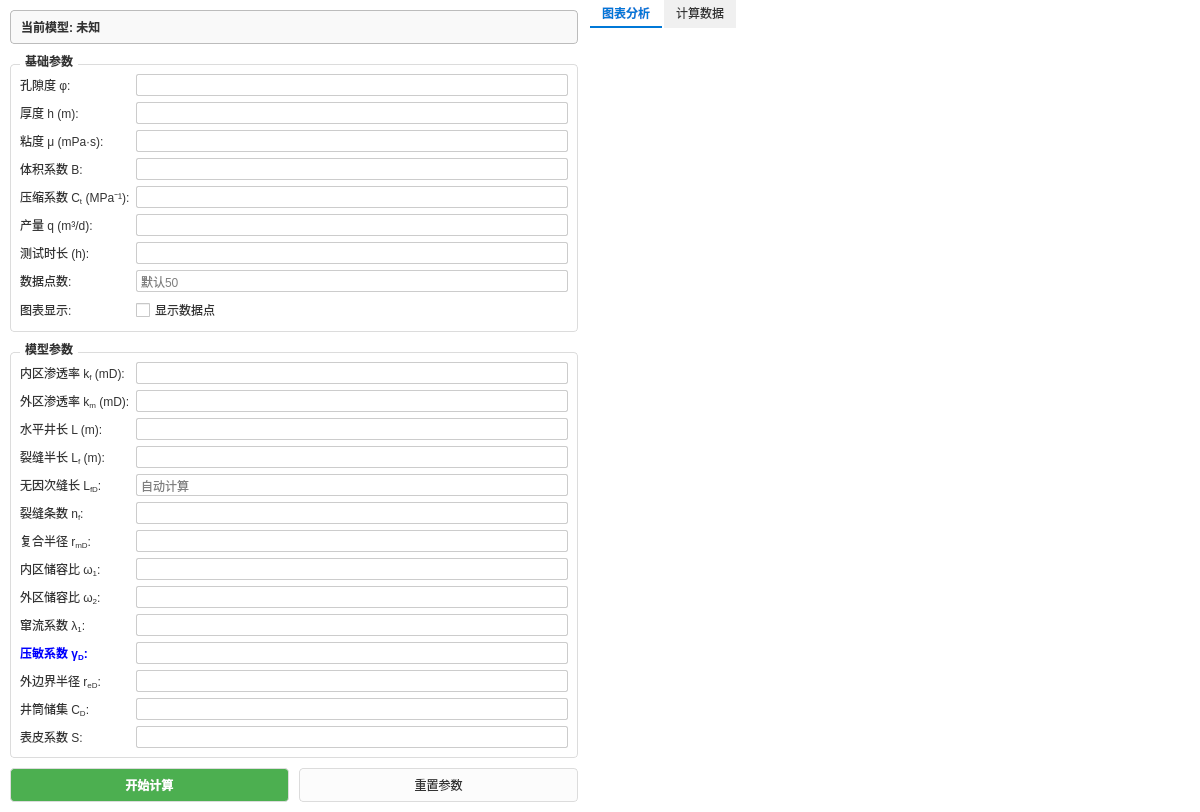
<?xml version="1.0" encoding="UTF-8"?>
<ui version="4.0">
 <class>WT_ModelWidget</class>
 <widget class="QWidget" name="WT_ModelWidget">
  <property name="geometry">
   <rect>
    <x>0</x>
    <y>0</y>
    <width>1200</width>
    <height>800</height>
   </rect>
  </property>
  <property name="windowTitle">
   <string>压裂水平井复合模型</string>
  </property>
  <property name="styleSheet">
   <string notr="true">/* 全局设置：白底黑字 */
QWidget {
        color: #333333;
        background-color: white;
        font-family: &quot;Microsoft YaHei&quot;;
        font-size: 9pt;
}

/* 确保消息框和弹窗字体为黑色 */
QMessageBox {
    background-color: white;
    color: black;
}
QMessageBox QLabel {
    color: black;
}

/* 分裂器手柄完全透明，去除竖线 */
QSplitter::handle {
        background-color: transparent;
}

/* 分组框样式 */
QGroupBox {
        font-weight: bold;
        border: 1px solid #dcdcdc;
        border-radius: 4px;
        margin-top: 10px;
}
QGroupBox::title {
        subcontrol-origin: margin;
        subcontrol-position: top left;
        left: 10px;
        padding: 0 3px;
        color: #333333;
}

/* 输入框样式 */
QLineEdit, QTextEdit {
        background-color: white;
        color: black;
        border: 1px solid #cccccc;
        border-radius: 2px;
        padding: 2px;
        selection-background-color: #0078d7;
}

/* 下拉框样式 - 确保弹出列表文字为黑色 */
QComboBox {
        background-color: white;
        color: black;
        border: 1px solid #cccccc;
        border-radius: 2px;
        padding: 2px;
}
QComboBox QAbstractItemView {
    background-color: white;
    color: black;
    selection-background-color: #0078d7;
    selection-color: white;
}

/* 按钮通用样式 */
QPushButton {
        border: 1px solid #dcdcdc;
        border-radius: 4px;
        background-color: #fcfcfc;
        color: #333333;
        padding: 6px 12px;
        min-height: 20px;
}
QPushButton:hover {
        background-color: #f0f0f0;
        border-color: #0078d7;
        color: #0078d7;
}
QPushButton:pressed {
        background-color: #e0e0e0;
        border-color: #005a9e;
}

/* 模型选择按钮特殊样式 */
QPushButton#btnSelectModel {
        text-align: left;
        font-weight: bold;
        padding-left: 10px;
        background-color: #f9f9f9;
        border: 1px solid #bcbcbc;
}

/* 标签样式 */
QLabel {
        color: #333333;
}
</string>
  </property>
  <layout class="QHBoxLayout" name="horizontalLayout">
   <property name="spacing">
    <number>0</number>
   </property>
   <property name="leftMargin">
    <number>0</number>
   </property>
   <property name="topMargin">
    <number>0</number>
   </property>
   <property name="rightMargin">
    <number>0</number>
   </property>
   <property name="bottomMargin">
    <number>0</number>
   </property>
   <item>
    <widget class="QSplitter" name="splitter">
     <property name="orientation">
      <enum>Qt::Horizontal</enum>
     </property>
     <property name="handleWidth">
      <number>2</number>
     </property>
     <widget class="QWidget" name="leftPanel" native="true">
      <property name="minimumSize">
       <size>
        <width>240</width>
        <height>0</height>
       </size>
      </property>
      <property name="styleSheet">
       <string notr="true">QWidget#leftPanel {
        background-color: white;
        border: none;
}</string>
      </property>
      <layout class="QVBoxLayout" name="verticalLayout">
       <property name="spacing">
        <number>10</number>
       </property>
       <property name="leftMargin">
        <number>10</number>
       </property>
       <property name="topMargin">
        <number>10</number>
       </property>
       <property name="rightMargin">
        <number>10</number>
       </property>
       <property name="bottomMargin">
        <number>10</number>
       </property>
       <item>
        <widget class="QPushButton" name="btnSelectModel">
         <property name="minimumSize">
          <size>
           <width>0</width>
           <height>35</height>
          </size>
         </property>
         <property name="text">
          <string>当前模型: 未知</string>
         </property>
        </widget>
       </item>
       <item>
        <widget class="QGroupBox" name="basicParamGroup">
         <property name="title">
          <string>基础参数</string>
         </property>
         <layout class="QFormLayout" name="formLayout_Base">
          <item row="0" column="0">
           <widget class="QLabel" name="label_phi">
            <property name="text">
             <string>&lt;html&gt;&lt;head/&gt;&lt;body&gt;&lt;p&gt;孔隙度 φ:&lt;/p&gt;&lt;/body&gt;&lt;/html&gt;</string>
            </property>
           </widget>
          </item>
          <item row="0" column="1">
           <widget class="QLineEdit" name="phiEdit"/>
          </item>
          <item row="1" column="0">
           <widget class="QLabel" name="label_h">
            <property name="text">
             <string>厚度 h (m):</string>
            </property>
           </widget>
          </item>
          <item row="1" column="1">
           <widget class="QLineEdit" name="hEdit"/>
          </item>
          <item row="2" column="0">
           <widget class="QLabel" name="label_mu">
            <property name="text">
             <string>粘度 μ (mPa·s):</string>
            </property>
           </widget>
          </item>
          <item row="2" column="1">
           <widget class="QLineEdit" name="muEdit"/>
          </item>
          <item row="3" column="0">
           <widget class="QLabel" name="label_B">
            <property name="text">
             <string>体积系数 B:</string>
            </property>
           </widget>
          </item>
          <item row="3" column="1">
           <widget class="QLineEdit" name="BEdit"/>
          </item>
          <item row="4" column="0">
           <widget class="QLabel" name="label_Ct">
            <property name="text">
             <string>&lt;html&gt;&lt;head/&gt;&lt;body&gt;&lt;p&gt;压缩系数 C&lt;sub&gt;t&lt;/sub&gt; (MPa⁻¹):&lt;/p&gt;&lt;/body&gt;&lt;/html&gt;</string>
            </property>
           </widget>
          </item>
          <item row="4" column="1">
           <widget class="QLineEdit" name="CtEdit"/>
          </item>
          <item row="5" column="0">
           <widget class="QLabel" name="label_q">
            <property name="text">
             <string>产量 q (m³/d):</string>
            </property>
           </widget>
          </item>
          <item row="5" column="1">
           <widget class="QLineEdit" name="qEdit"/>
          </item>
          <item row="6" column="0">
           <widget class="QLabel" name="label_t">
            <property name="text">
             <string>测试时长 (h):</string>
            </property>
           </widget>
          </item>
          <item row="6" column="1">
           <widget class="QLineEdit" name="tEdit"/>
          </item>
          <item row="7" column="0">
           <widget class="QLabel" name="label_points">
            <property name="text">
             <string>数据点数:</string>
            </property>
           </widget>
          </item>
          <item row="7" column="1">
           <widget class="QLineEdit" name="pointsEdit">
            <property name="placeholderText">
             <string>默认50</string>
            </property>
           </widget>
          </item>
          <item row="8" column="0">
           <widget class="QLabel" name="label_showPoints">
            <property name="text">
             <string>图表显示:</string>
            </property>
           </widget>
          </item>
          <item row="8" column="1">
           <widget class="QCheckBox" name="checkShowPoints">
            <property name="text">
             <string>显示数据点</string>
            </property>
           </widget>
          </item>
         </layout>
        </widget>
       </item>
       <item>
        <widget class="QGroupBox" name="modelParamGroup">
         <property name="title">
          <string>模型参数</string>
         </property>
         <layout class="QFormLayout" name="formLayout_Model">
          <item row="0" column="0">
           <widget class="QLabel" name="label_kf">
            <property name="text">
             <string>&lt;html&gt;&lt;head/&gt;&lt;body&gt;&lt;p&gt;内区渗透率 k&lt;sub&gt;f&lt;/sub&gt; (mD):&lt;/p&gt;&lt;/body&gt;&lt;/html&gt;</string>
            </property>
           </widget>
          </item>
          <item row="0" column="1">
           <widget class="QLineEdit" name="kfEdit"/>
          </item>
          <item row="1" column="0">
           <widget class="QLabel" name="label_km">
            <property name="text">
             <string>&lt;html&gt;&lt;head/&gt;&lt;body&gt;&lt;p&gt;外区渗透率 k&lt;sub&gt;m&lt;/sub&gt; (mD):&lt;/p&gt;&lt;/body&gt;&lt;/html&gt;</string>
            </property>
           </widget>
          </item>
          <item row="1" column="1">
           <widget class="QLineEdit" name="kmEdit"/>
          </item>
          <item row="2" column="0">
           <widget class="QLabel" name="label_L">
            <property name="text">
             <string>水平井长 L (m):</string>
            </property>
           </widget>
          </item>
          <item row="2" column="1">
           <widget class="QLineEdit" name="LEdit"/>
          </item>
          <item row="3" column="0">
           <widget class="QLabel" name="label_Lf">
            <property name="text">
             <string>&lt;html&gt;&lt;head/&gt;&lt;body&gt;&lt;p&gt;裂缝半长 L&lt;sub&gt;f&lt;/sub&gt; (m):&lt;/p&gt;&lt;/body&gt;&lt;/html&gt;</string>
            </property>
           </widget>
          </item>
          <item row="3" column="1">
           <widget class="QLineEdit" name="LfEdit"/>
          </item>
          <item row="4" column="0">
           <widget class="QLabel" name="label_LfD">
            <property name="text">
             <string>&lt;html&gt;&lt;head/&gt;&lt;body&gt;&lt;p&gt;无因次缝长 L&lt;sub&gt;fD&lt;/sub&gt;:&lt;/p&gt;&lt;/body&gt;&lt;/html&gt;</string>
            </property>
           </widget>
          </item>
          <item row="4" column="1">
           <widget class="QLineEdit" name="LfDEdit">
            <property name="readOnly">
             <bool>true</bool>
            </property>
            <property name="placeholderText">
             <string>自动计算</string>
            </property>
           </widget>
          </item>
          <item row="5" column="0">
           <widget class="QLabel" name="label_nf">
            <property name="text">
             <string>&lt;html&gt;&lt;head/&gt;&lt;body&gt;&lt;p&gt;裂缝条数 n&lt;sub&gt;f&lt;/sub&gt;:&lt;/p&gt;&lt;/body&gt;&lt;/html&gt;</string>
            </property>
           </widget>
          </item>
          <item row="5" column="1">
           <widget class="QLineEdit" name="nfEdit"/>
          </item>
          <item row="6" column="0">
           <widget class="QLabel" name="label_rmD">
            <property name="text">
             <string>&lt;html&gt;&lt;head/&gt;&lt;body&gt;&lt;p&gt;复合半径 r&lt;sub&gt;mD&lt;/sub&gt;:&lt;/p&gt;&lt;/body&gt;&lt;/html&gt;</string>
            </property>
           </widget>
          </item>
          <item row="6" column="1">
           <widget class="QLineEdit" name="rmDEdit"/>
          </item>
          <item row="7" column="0">
           <widget class="QLabel" name="label_omga1">
            <property name="text">
             <string>&lt;html&gt;&lt;head/&gt;&lt;body&gt;&lt;p&gt;内区储容比 ω&lt;sub&gt;1&lt;/sub&gt;:&lt;/p&gt;&lt;/body&gt;&lt;/html&gt;</string>
            </property>
           </widget>
          </item>
          <item row="7" column="1">
           <widget class="QLineEdit" name="omga1Edit"/>
          </item>
          <item row="8" column="0">
           <widget class="QLabel" name="label_omga2">
            <property name="text">
             <string>&lt;html&gt;&lt;head/&gt;&lt;body&gt;&lt;p&gt;外区储容比 ω&lt;sub&gt;2&lt;/sub&gt;:&lt;/p&gt;&lt;/body&gt;&lt;/html&gt;</string>
            </property>
           </widget>
          </item>
          <item row="8" column="1">
           <widget class="QLineEdit" name="omga2Edit"/>
          </item>
          <item row="9" column="0">
           <widget class="QLabel" name="label_remda1">
            <property name="text">
             <string>&lt;html&gt;&lt;head/&gt;&lt;body&gt;&lt;p&gt;窜流系数 λ&lt;sub&gt;1&lt;/sub&gt;:&lt;/p&gt;&lt;/body&gt;&lt;/html&gt;</string>
            </property>
           </widget>
          </item>
          <item row="9" column="1">
           <widget class="QLineEdit" name="remda1Edit"/>
          </item>
          <item row="10" column="0">
           <widget class="QLabel" name="label_gamaD">
            <property name="styleSheet">
             <string notr="true">color: blue; font-weight: bold;</string>
            </property>
            <property name="text">
             <string>&lt;html&gt;&lt;head/&gt;&lt;body&gt;&lt;p&gt;压敏系数 γ&lt;sub&gt;D&lt;/sub&gt;:&lt;/p&gt;&lt;/body&gt;&lt;/html&gt;</string>
            </property>
            <property name="toolTip">
             <string>渗透率模量</string>
            </property>
           </widget>
          </item>
          <item row="10" column="1">
           <widget class="QLineEdit" name="gamaDEdit"/>
          </item>
          <item row="11" column="0">
           <widget class="QLabel" name="label_reD">
            <property name="text">
             <string>&lt;html&gt;&lt;head/&gt;&lt;body&gt;&lt;p&gt;外边界半径 r&lt;sub&gt;eD&lt;/sub&gt;:&lt;/p&gt;&lt;/body&gt;&lt;/html&gt;</string>
            </property>
           </widget>
          </item>
          <item row="11" column="1">
           <widget class="QLineEdit" name="reDEdit"/>
          </item>
          <item row="12" column="0">
           <widget class="QLabel" name="label_cD">
            <property name="text">
             <string>&lt;html&gt;&lt;head/&gt;&lt;body&gt;&lt;p&gt;井筒储集 C&lt;sub&gt;D&lt;/sub&gt;:&lt;/p&gt;&lt;/body&gt;&lt;/html&gt;</string>
            </property>
           </widget>
          </item>
          <item row="12" column="1">
           <widget class="QLineEdit" name="cDEdit"/>
          </item>
          <item row="13" column="0">
           <widget class="QLabel" name="label_s">
            <property name="text">
             <string>表皮系数 S:</string>
            </property>
           </widget>
          </item>
          <item row="13" column="1">
           <widget class="QLineEdit" name="sEdit"/>
          </item>
         </layout>
        </widget>
       </item>
       <item>
        <spacer name="verticalSpacer">
         <property name="orientation">
          <enum>Qt::Vertical</enum>
         </property>
         <property name="sizeHint" stdset="0">
          <size>
           <width>20</width>
           <height>40</height>
          </size>
         </property>
        </spacer>
       </item>
       <item>
        <layout class="QHBoxLayout" name="horizontalLayout_Btns">
         <property name="spacing">
          <number>10</number>
         </property>
         <item>
          <widget class="QPushButton" name="calculateButton">
           <property name="styleSheet">
            <string notr="true">background-color: #4CAF50; color: white; font-weight: bold; padding: 6px;</string>
           </property>
           <property name="text">
            <string>开始计算</string>
           </property>
          </widget>
         </item>
         <item>
          <widget class="QPushButton" name="resetButton">
           <property name="text">
            <string>重置参数</string>
           </property>
          </widget>
         </item>
        </layout>
       </item>
      </layout>
     </widget>
     <widget class="QWidget" name="rightPanel" native="true">
      <property name="styleSheet">
       <string notr="true">QWidget#rightPanel {
        background-color: white;
        border: none;
}</string>
      </property>
      <layout class="QVBoxLayout" name="rightLayout">
       <property name="leftMargin">
        <number>0</number>
       </property>
       <property name="topMargin">
        <number>0</number>
       </property>
       <property name="rightMargin">
        <number>0</number>
       </property>
       <property name="bottomMargin">
        <number>0</number>
       </property>
       <item>
        <widget class="QTabWidget" name="tabWidget_Right">
         <property name="styleSheet">
          <string notr="true">QTabWidget::pane { border: none; }
QTabBar::tab { background: #f0f0f0; color: #333333; padding: 6px 12px; border: none; border-bottom: 2px solid transparent; margin-right: 2px; }
QTabBar::tab:hover { background-color: #e0e0e0; }
QTabBar::tab:selected { background: white; color: #0078d7; border-bottom: 2px solid #0078d7; font-weight: bold; }</string>
         </property>
         <property name="currentIndex">
          <number>0</number>
         </property>
         <widget class="QWidget" name="tab_Chart">
          <attribute name="title">
           <string>图表分析</string>
          </attribute>
          <layout class="QVBoxLayout" name="verticalLayout_ChartTab">
           <property name="leftMargin">
            <number>0</number>
           </property>
           <property name="topMargin">
            <number>0</number>
           </property>
           <property name="rightMargin">
            <number>0</number>
           </property>
           <property name="bottomMargin">
            <number>0</number>
           </property>
           <item>
            <widget class="ChartWidget" name="chartWidget" native="true">
             <property name="sizePolicy">
              <sizepolicy hsizetype="Expanding" vsizetype="Expanding">
               <horstretch>0</horstretch>
               <verstretch>0</verstretch>
              </sizepolicy>
             </property>
            </widget>
           </item>
          </layout>
         </widget>
         <widget class="QWidget" name="tab_Data">
          <attribute name="title">
           <string>计算数据</string>
          </attribute>
          <layout class="QVBoxLayout" name="verticalLayout_DataTab">
           <item>
            <widget class="QTextEdit" name="resultTextEdit">
             <property name="readOnly">
              <bool>true</bool>
             </property>
            </widget>
           </item>
           <item>
            <widget class="QPushButton" name="btnExportDataTab">
             <property name="text">
              <string>导出数据 (.csv)</string>
             </property>
            </widget>
           </item>
          </layout>
         </widget>
        </widget>
       </item>
      </layout>
     </widget>
    </widget>
   </item>
  </layout>
 </widget>
 <customwidgets>
  <customwidget>
   <class>ChartWidget</class>
   <extends>QWidget</extends>
   <header>chartwidget.h</header>
   <container>1</container>
  </customwidget>
 </customwidgets>
 <resources/>
 <connections/>
</ui>
